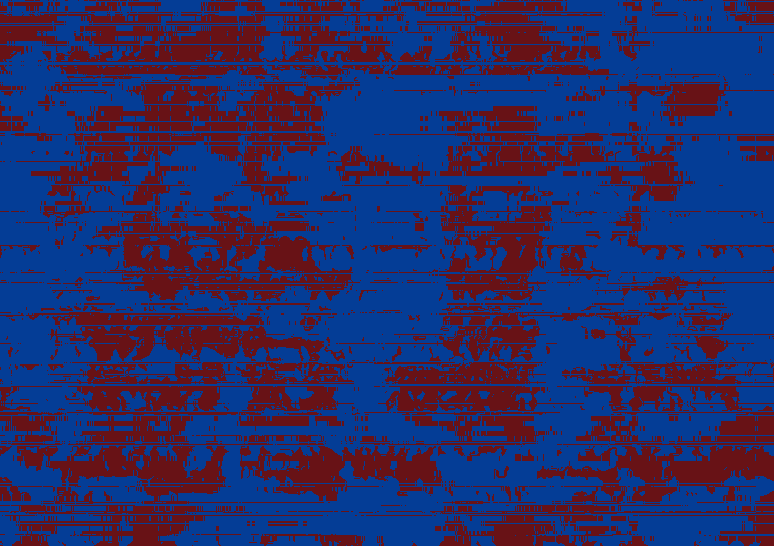
#> input picture 3D_A_cycle_test/process/images/z3d_rgb_1.png, 774 x 546 px
$ python image_pre.py
#> lines starting #> are read from the running program, lines starting #| are printed output that depends on the picture
import cv2
import numpy as np
import matplotlib.pyplot as plt

# 加载图片，把图像元素的数据类型转换成浮点数，处于255，把元素数值控制在0-1之间
img = cv2.imread('../process/images/z3d_rgb_1.png').astype(np.float32) / 255
# 色彩空间从BGR转换成RGB
img = cv2.cvtColor(img, cv2.COLOR_BGR2RGB)
gamma = 0.5
# np.power函数是进行n次方的运算，
# 在这里是图像的mei
corrected_img = np.power(img, gamma)
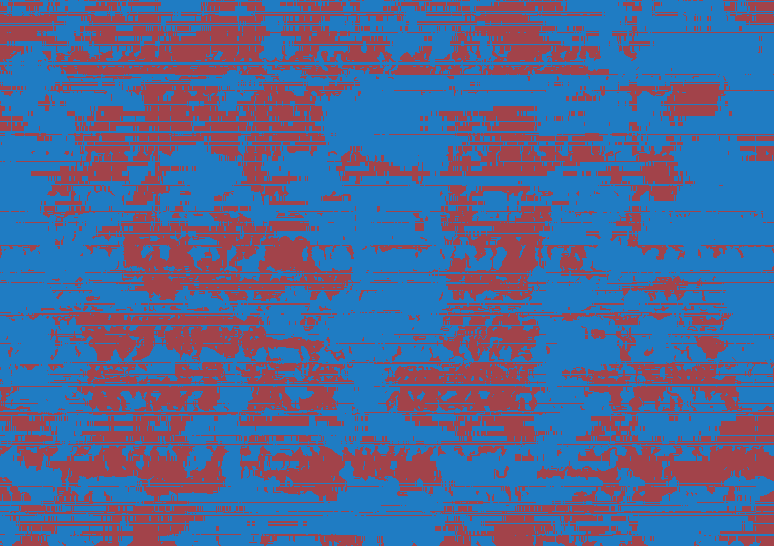
#> corrected_img: shape (546, 774, 3) float32; mean R, G, B 0.319, 0.405, 0.588
save_path = '../process/image_light/z3d_rgb_1.png'
cv2.imwrite(save_path, corrected_img)
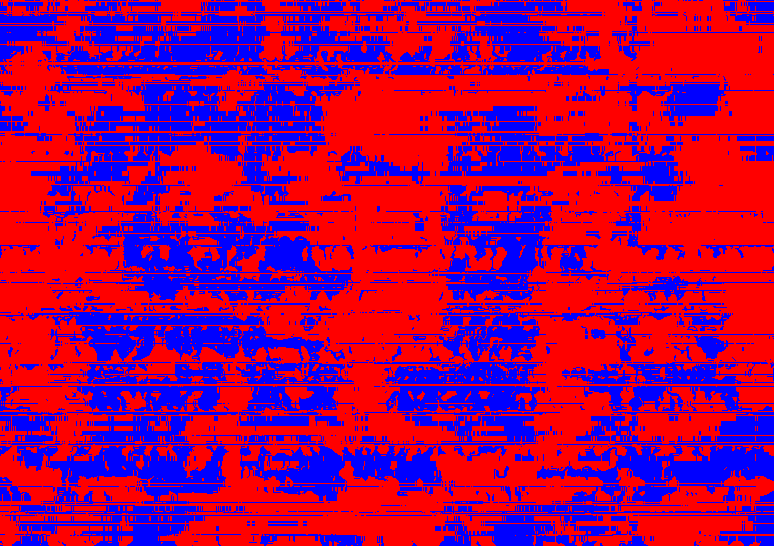
#> saved as z3d_rgb_1.png: shape (546, 774, 3); mean B, G, R 0.378, 0, 0.622; drawn with 1 as white

$ run again, with 3D_A_cycle_test/process/images/T1_new_yuan.png copied over 3D_A_cycle_test/process/images/z3d_rgb_1.png
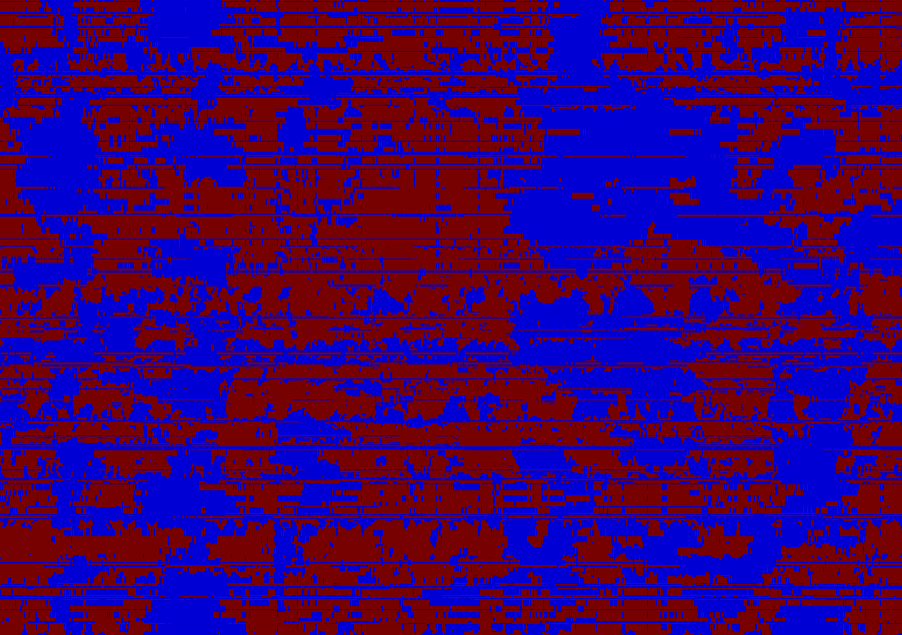
#> input picture 3D_A_cycle_test/process/images/T1_new_yuan.png, 902 x 635 px
#> `corrected_img = np.power(img, gamma)`:
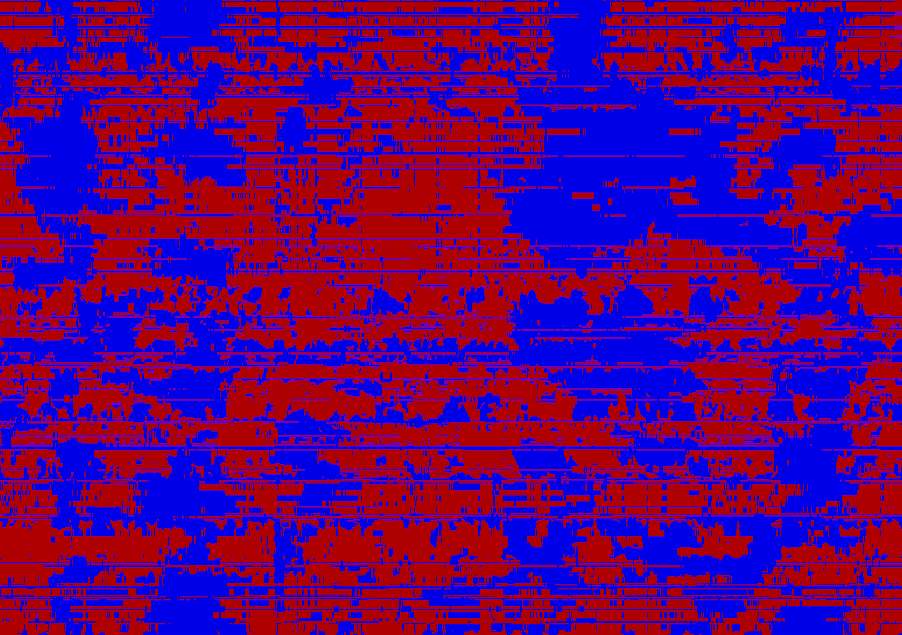
#> corrected_img: shape (635, 902, 3) float32; mean R, G, B 0.369, 0, 0.463
#> `cv2.imwrite(save_path, corrected_img)`:
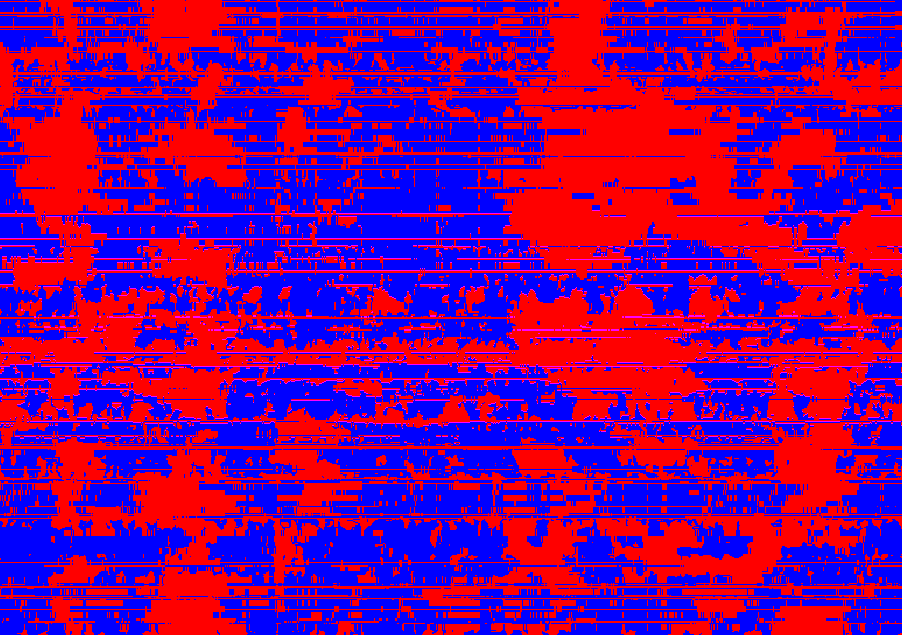
#> saved as z3d_rgb_1.png: shape (635, 902, 3); mean B, G, R 0.513, 0, 0.508; drawn with 1 as white
